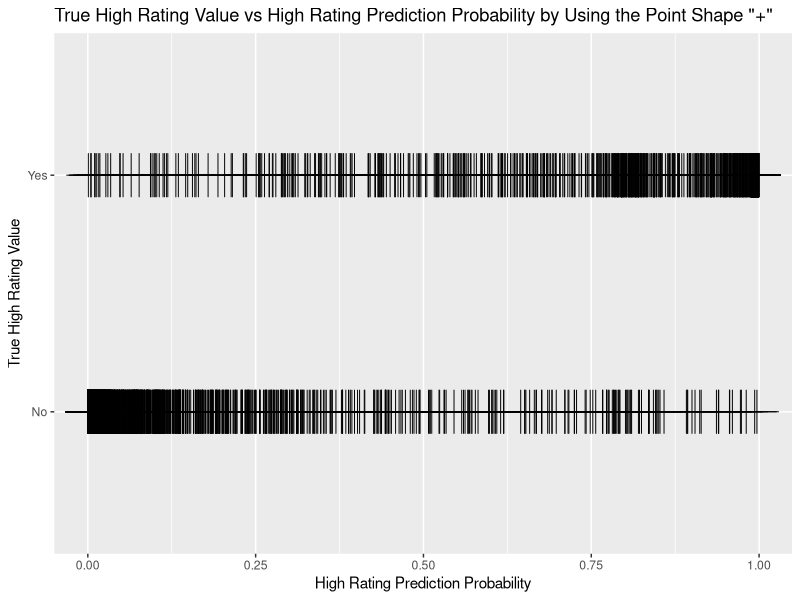
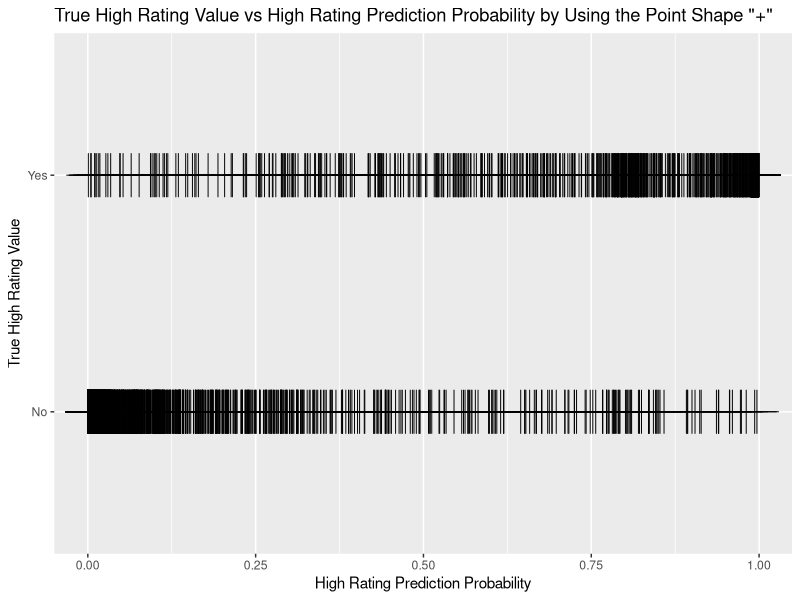

Recreate these plots in R, in order.
library(broom)
library(ggplot2)
library(knitr)
library(tidyverse)

# read the data set
film <- read.csv("data/Group_07_Data_1.csv") %>%
  as_tibble()

# select models by removing insignificant variables from full model
model1 <- glm(formula=high_rating=="Yes"~length*budget*log(votes)+decade+genre,family=binomial(link="logit"),data=film)
summary(model1)
model2 <- glm(formula=high_rating=="Yes"~length*budget+log(votes)+decade+genre,family=binomial(link="logit"),data=film)
summary(model2)
model3 <- glm(formula=high_rating=="Yes"~length*budget+log(votes)+genre,family=binomial(link="logit"),data=film)
summary(model3)
model4 <- glm(formula=high_rating=="Yes"~length+length:budget+log(votes)+genre,family=binomial(link="logit"),data=film)
summary(model4)

# set final model
bind_rows(glance(model1),glance(model2),glance(model3),glance(model4),.id="Model") %>%
  select(Model,AIC,BIC) %>%
  mutate(Model=c("Model1","Model2","Model3","Model4")) %>%
  kable(digits=2,caption="Model comparison values for different models")
final.model <- model4

# add predictions to the data set
film <- film %>%
  mutate(high_rating_probability=predict(final.model,type="response")) %>%
  select(film_id,rating,high_rating,high_rating_probability,everything())
write_csv(film,"data/Group_07_Data_2.csv")

# generate prediction value graph
ggplot(film,aes(x=high_rating_probability,y=high_rating))+
  geom_point(shape=3,color="black",size=10)+
  labs(x="High Rating Prediction Probability",
       y="True High Rating Value",
       title="True High Rating Value vs High Rating Prediction Probability by Using the Point Shape \"+\"")
ggsave("plots/True Value vs Predictions.png")
